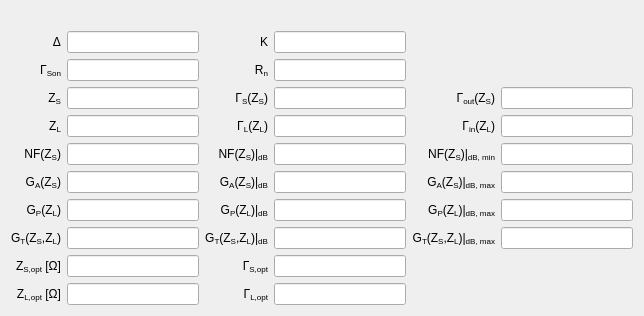
       <widget class="QWidget" name="layoutWidget">
        <property name="geometry">
         <rect>
          <x>420</x>
          <y>10</y>
          <width>644</width>
          <height>311</height>
         </rect>
        </property>
        <layout class="QGridLayout" name="gridLayout_7">
         <item row="10" column="0">
          <widget class="QLabel" name="label_248">
           <property name="text">
            <string>Z&lt;sub&gt;L,opt&lt;/sub&gt; [Ω]</string>
           </property>
           <property name="alignment">
            <set>Qt::AlignRight|Qt::AlignTrailing|Qt::AlignVCenter</set>
           </property>
          </widget>
         </item>
         <item row="7" column="2">
          <widget class="QLabel" name="label_259">
           <property name="text">
            <string>&lt;html&gt;&lt;head/&gt;&lt;body&gt;&lt;p&gt;G&lt;span style=&quot; vertical-align:sub;&quot;&gt;P&lt;/span&gt;(Z&lt;span style=&quot; vertical-align:sub;&quot;&gt;L&lt;/span&gt;)|&lt;span style=&quot; vertical-align:sub;&quot;&gt;dB&lt;/span&gt;&lt;/p&gt;&lt;/body&gt;&lt;/html&gt;</string>
           </property>
           <property name="alignment">
            <set>Qt::AlignRight|Qt::AlignTrailing|Qt::AlignVCenter</set>
           </property>
          </widget>
         </item>
         <item row="9" column="2">
          <widget class="QLabel" name="label_258">
           <property name="text">
            <string>Γ&lt;sub&gt;S,opt&lt;/sub&gt;</string>
           </property>
           <property name="alignment">
            <set>Qt::AlignRight|Qt::AlignTrailing|Qt::AlignVCenter</set>
           </property>
          </widget>
         </item>
         <item row="2" column="0">
          <widget class="QLabel" name="label_177">
           <property name="text">
            <string>&lt;html&gt;&lt;head/&gt;&lt;body&gt;&lt;p&gt;Γ&lt;span style=&quot; vertical-align:sub;&quot;&gt;Son&lt;/span&gt;&lt;/p&gt;&lt;/body&gt;&lt;/html&gt;</string>
           </property>
           <property name="alignment">
            <set>Qt::AlignRight|Qt::AlignTrailing|Qt::AlignVCenter</set>
           </property>
          </widget>
         </item>
         <item row="2" column="2">
          <widget class="QLabel" name="label_181">
           <property name="text">
            <string>R&lt;sub&gt;n&lt;/sub&gt;</string>
           </property>
           <property name="alignment">
            <set>Qt::AlignRight|Qt::AlignTrailing|Qt::AlignVCenter</set>
           </property>
          </widget>
         </item>
         <item row="5" column="0">
          <widget class="QLabel" name="label_4">
           <property name="text">
            <string>NF(Z&lt;sub&gt;S&lt;/sub&gt;)</string>
           </property>
           <property name="alignment">
            <set>Qt::AlignRight|Qt::AlignTrailing|Qt::AlignVCenter</set>
           </property>
          </widget>
         </item>
         <item row="4" column="4">
          <widget class="QLabel" name="label_261">
           <property name="text">
            <string>&lt;html&gt;&lt;head/&gt;&lt;body&gt;&lt;p&gt;Γ&lt;span style=&quot; vertical-align:sub;&quot;&gt;in&lt;/span&gt;(Z&lt;span style=&quot; vertical-align:sub;&quot;&gt;L&lt;/span&gt;)&lt;/p&gt;&lt;/body&gt;&lt;/html&gt;</string>
           </property>
           <property name="alignment">
            <set>Qt::AlignRight|Qt::AlignTrailing|Qt::AlignVCenter</set>
           </property>
          </widget>
         </item>
         <item row="6" column="0">
          <widget class="QLabel" name="label_249">
           <property name="text">
            <string>&lt;html&gt;&lt;head/&gt;&lt;body&gt;&lt;p&gt;G&lt;span style=&quot; vertical-align:sub;&quot;&gt;A&lt;/span&gt;(Z&lt;span style=&quot; vertical-align:sub;&quot;&gt;S&lt;/span&gt;)&lt;/p&gt;&lt;/body&gt;&lt;/html&gt;</string>
           </property>
           <property name="alignment">
            <set>Qt::AlignRight|Qt::AlignTrailing|Qt::AlignVCenter</set>
           </property>
          </widget>
         </item>
         <item row="3" column="2">
          <widget class="QLabel" name="label_246">
           <property name="text">
            <string>&lt;html&gt;&lt;head/&gt;&lt;body&gt;&lt;p&gt;Γ&lt;span style=&quot; vertical-align:sub;&quot;&gt;S&lt;/span&gt;(Z&lt;span style=&quot; vertical-align:sub;&quot;&gt;S&lt;/span&gt;)&lt;/p&gt;&lt;/body&gt;&lt;/html&gt;</string>
           </property>
           <property name="alignment">
            <set>Qt::AlignRight|Qt::AlignTrailing|Qt::AlignVCenter</set>
           </property>
          </widget>
         </item>
         <item row="0" column="1" colspan="3">
          <widget class="QLabel" name="label_31">
           <property name="maximumSize">
            <size>
             <width>16777215</width>
             <height>21</height>
            </size>
           </property>
           <property name="text">
            <string/>
           </property>
          </widget>
         </item>
         <item row="4" column="2">
          <widget class="QLabel" name="label_253">
           <property name="text">
            <string>&lt;html&gt;&lt;head/&gt;&lt;body&gt;&lt;p&gt;Γ&lt;span style=&quot; vertical-align:sub;&quot;&gt;L&lt;/span&gt;(Z&lt;span style=&quot; vertical-align:sub;&quot;&gt;L&lt;/span&gt;)&lt;/p&gt;&lt;/body&gt;&lt;/html&gt;</string>
           </property>
           <property name="alignment">
            <set>Qt::AlignRight|Qt::AlignTrailing|Qt::AlignVCenter</set>
           </property>
          </widget>
         </item>
         <item row="6" column="4">
          <widget class="QLabel" name="label">
           <property name="text">
            <string>&lt;html&gt;&lt;head/&gt;&lt;body&gt;&lt;p&gt;G&lt;span style=&quot; vertical-align:sub;&quot;&gt;A&lt;/span&gt;(Z&lt;span style=&quot; vertical-align:sub;&quot;&gt;S&lt;/span&gt;)|&lt;span style=&quot; vertical-align:sub;&quot;&gt;dB, max&lt;/span&gt;&lt;/p&gt;&lt;/body&gt;&lt;/html&gt;</string>
           </property>
           <property name="alignment">
            <set>Qt::AlignRight|Qt::AlignTrailing|Qt::AlignVCenter</set>
           </property>
          </widget>
         </item>
         <item row="4" column="0">
          <widget class="QLabel" name="label_244">
           <property name="text">
            <string>&lt;html&gt;&lt;head/&gt;&lt;body&gt;&lt;p&gt;Z&lt;span style=&quot; vertical-align:sub;&quot;&gt;L&lt;/span&gt;&lt;/p&gt;&lt;/body&gt;&lt;/html&gt;</string>
           </property>
           <property name="alignment">
            <set>Qt::AlignRight|Qt::AlignTrailing|Qt::AlignVCenter</set>
           </property>
          </widget>
         </item>
         <item row="10" column="2">
          <widget class="QLabel" name="label_251">
           <property name="text">
            <string>Γ&lt;sub&gt;L,opt&lt;/sub&gt;</string>
           </property>
           <property name="alignment">
            <set>Qt::AlignRight|Qt::AlignTrailing|Qt::AlignVCenter</set>
           </property>
          </widget>
         </item>
         <item row="7" column="0">
          <widget class="QLabel" name="label_255">
           <property name="text">
            <string>&lt;html&gt;&lt;head/&gt;&lt;body&gt;&lt;p&gt;G&lt;span style=&quot; vertical-align:sub;&quot;&gt;P&lt;/span&gt;(Z&lt;span style=&quot; vertical-align:sub;&quot;&gt;L&lt;/span&gt;)&lt;/p&gt;&lt;/body&gt;&lt;/html&gt;</string>
           </property>
           <property name="alignment">
            <set>Qt::AlignRight|Qt::AlignTrailing|Qt::AlignVCenter</set>
           </property>
          </widget>
         </item>
         <item row="5" column="4">
          <widget class="QLabel" name="label_6">
           <property name="text">
            <string>NF(Z&lt;sub&gt;S&lt;/sub&gt;)|&lt;sub&gt;dB, min&lt;/sub&gt;</string>
           </property>
           <property name="alignment">
            <set>Qt::AlignRight|Qt::AlignTrailing|Qt::AlignVCenter</set>
           </property>
          </widget>
         </item>
         <item row="7" column="4">
          <widget class="QLabel" name="label_2">
           <property name="text">
            <string>&lt;html&gt;&lt;head/&gt;&lt;body&gt;&lt;p&gt;G&lt;span style=&quot; vertical-align:sub;&quot;&gt;P&lt;/span&gt;(Z&lt;span style=&quot; vertical-align:sub;&quot;&gt;L&lt;/span&gt;)|&lt;span style=&quot; vertical-align:sub;&quot;&gt;dB, max&lt;/span&gt;&lt;/p&gt;&lt;/body&gt;&lt;/html&gt;</string>
           </property>
           <property name="alignment">
            <set>Qt::AlignRight|Qt::AlignTrailing|Qt::AlignVCenter</set>
           </property>
          </widget>
         </item>
         <item row="9" column="0">
          <widget class="QLabel" name="label_262">
           <property name="text">
            <string>Z&lt;sub&gt;S,opt&lt;/sub&gt; [Ω]</string>
           </property>
           <property name="alignment">
            <set>Qt::AlignRight|Qt::AlignTrailing|Qt::AlignVCenter</set>
           </property>
          </widget>
         </item>
         <item row="6" column="2">
          <widget class="QLabel" name="label_260">
           <property name="text">
            <string>&lt;html&gt;&lt;head/&gt;&lt;body&gt;&lt;p&gt;G&lt;span style=&quot; vertical-align:sub;&quot;&gt;A&lt;/span&gt;(Z&lt;span style=&quot; vertical-align:sub;&quot;&gt;S&lt;/span&gt;)|&lt;span style=&quot; vertical-align:sub;&quot;&gt;dB&lt;/span&gt;&lt;/p&gt;&lt;/body&gt;&lt;/html&gt;</string>
           </property>
           <property name="alignment">
            <set>Qt::AlignRight|Qt::AlignTrailing|Qt::AlignVCenter</set>
           </property>
          </widget>
         </item>
         <item row="3" column="0">
          <widget class="QLabel" name="label_243">
           <property name="text">
            <string>Z&lt;sub&gt;S&lt;/sub&gt;</string>
           </property>
           <property name="alignment">
            <set>Qt::AlignRight|Qt::AlignTrailing|Qt::AlignVCenter</set>
           </property>
          </widget>
         </item>
         <item row="8" column="4">
          <widget class="QLabel" name="label_3">
           <property name="text">
            <string>&lt;html&gt;&lt;head/&gt;&lt;body&gt;&lt;p&gt;G&lt;span style=&quot; vertical-align:sub;&quot;&gt;T&lt;/span&gt;(Z&lt;span style=&quot; vertical-align:sub;&quot;&gt;S&lt;/span&gt;,Z&lt;span style=&quot; vertical-align:sub;&quot;&gt;L&lt;/span&gt;)|&lt;span style=&quot; vertical-align:sub;&quot;&gt;dB, max&lt;/span&gt;&lt;/p&gt;&lt;/body&gt;&lt;/html&gt;</string>
           </property>
           <property name="alignment">
            <set>Qt::AlignRight|Qt::AlignTrailing|Qt::AlignVCenter</set>
           </property>
          </widget>
         </item>
         <item row="1" column="0">
          <widget class="QLabel" name="label_254">
           <property name="text">
            <string>Δ</string>
           </property>
           <property name="alignment">
            <set>Qt::AlignRight|Qt::AlignTrailing|Qt::AlignVCenter</set>
           </property>
          </widget>
         </item>
         <item row="5" column="2">
          <widget class="QLabel" name="label_5">
           <property name="text">
            <string>NF(Z&lt;sub&gt;S&lt;/sub&gt;)|&lt;sub&gt;dB&lt;/sub&gt;</string>
           </property>
           <property name="alignment">
            <set>Qt::AlignRight|Qt::AlignTrailing|Qt::AlignVCenter</set>
           </property>
          </widget>
         </item>
         <item row="1" column="2">
          <widget class="QLabel" name="label_247">
           <property name="text">
            <string>K</string>
           </property>
           <property name="alignment">
            <set>Qt::AlignRight|Qt::AlignTrailing|Qt::AlignVCenter</set>
           </property>
          </widget>
         </item>
         <item row="8" column="2">
          <widget class="QLabel" name="label_252">
           <property name="text">
            <string>&lt;html&gt;&lt;head/&gt;&lt;body&gt;&lt;p&gt;G&lt;span style=&quot; vertical-align:sub;&quot;&gt;T&lt;/span&gt;(Z&lt;span style=&quot; vertical-align:sub;&quot;&gt;S&lt;/span&gt;,Z&lt;span style=&quot; vertical-align:sub;&quot;&gt;L&lt;/span&gt;)|&lt;span style=&quot; vertical-align:sub;&quot;&gt;dB&lt;/span&gt;&lt;/p&gt;&lt;/body&gt;&lt;/html&gt;</string>
           </property>
           <property name="alignment">
            <set>Qt::AlignRight|Qt::AlignTrailing|Qt::AlignVCenter</set>
           </property>
          </widget>
         </item>
         <item row="3" column="4">
          <widget class="QLabel" name="label_263">
           <property name="text">
            <string>&lt;html&gt;&lt;head/&gt;&lt;body&gt;&lt;p&gt;Γ&lt;span style=&quot; vertical-align:sub;&quot;&gt;out&lt;/span&gt;(Z&lt;span style=&quot; vertical-align:sub;&quot;&gt;S&lt;/span&gt;)&lt;/p&gt;&lt;/body&gt;&lt;/html&gt;</string>
           </property>
           <property name="alignment">
            <set>Qt::AlignRight|Qt::AlignTrailing|Qt::AlignVCenter</set>
           </property>
          </widget>
         </item>
         <item row="8" column="0">
          <widget class="QLabel" name="label_256">
           <property name="text">
            <string>&lt;html&gt;&lt;head/&gt;&lt;body&gt;&lt;p&gt;G&lt;span style=&quot; vertical-align:sub;&quot;&gt;T&lt;/span&gt;(Z&lt;span style=&quot; vertical-align:sub;&quot;&gt;S&lt;/span&gt;,Z&lt;span style=&quot; vertical-align:sub;&quot;&gt;L&lt;/span&gt;)&lt;/p&gt;&lt;/body&gt;&lt;/html&gt;</string>
           </property>
           <property name="alignment">
            <set>Qt::AlignRight|Qt::AlignTrailing|Qt::AlignVCenter</set>
           </property>
          </widget>
         </item>
         <item row="1" column="1">
          <widget class="QLineEdit" name="D_box_2">
           <property name="readOnly">
            <bool>true</bool>
           </property>
          </widget>
         </item>
         <item row="2" column="1">
          <widget class="QLineEdit" name="gamma_s_on_box">
           <property name="readOnly">
            <bool>true</bool>
           </property>
          </widget>
         </item>
         <item row="3" column="1">
          <widget class="QLineEdit" name="ZS_box2">
           <property name="readOnly">
            <bool>true</bool>
           </property>
          </widget>
         </item>
         <item row="4" column="1">
          <widget class="QLineEdit" name="ZL_box2">
           <property name="readOnly">
            <bool>true</bool>
           </property>
          </widget>
         </item>
         <item row="5" column="1">
          <widget class="QLineEdit" name="textBrowser_4">
           <property name="readOnly">
            <bool>true</bool>
           </property>
          </widget>
         </item>
         <item row="6" column="1">
          <widget class="QLineEdit" name="GAdb_box2_7">
           <property name="readOnly">
            <bool>true</bool>
           </property>
          </widget>
         </item>
         <item row="7" column="1">
          <widget class="QLineEdit" name="GPdb_box2_8">
           <property name="readOnly">
            <bool>true</bool>
           </property>
          </widget>
         </item>
         <item row="8" column="1">
          <widget class="QLineEdit" name="GTdb_box2_7">
           <property name="readOnly">
            <bool>true</bool>
           </property>
          </widget>
         </item>
         <item row="9" column="1">
          <widget class="QLineEdit" name="textBrowser_8">
           <property name="readOnly">
            <bool>true</bool>
           </property>
          </widget>
         </item>
         <item row="10" column="1">
          <widget class="QLineEdit" name="textBrowser_7">
           <property name="readOnly">
            <bool>true</bool>
           </property>
          </widget>
         </item>
         <item row="1" column="3">
          <widget class="QLineEdit" name="k_box_4">
           <property name="readOnly">
            <bool>true</bool>
           </property>
          </widget>
         </item>
         <item row="2" column="3">
          <widget class="QLineEdit" name="rn_box_2">
           <property name="readOnly">
            <bool>true</bool>
           </property>
          </widget>
         </item>
         <item row="3" column="3">
          <widget class="QLineEdit" name="gamma_S_box">
           <property name="readOnly">
            <bool>true</bool>
           </property>
          </widget>
         </item>
         <item row="4" column="3">
          <widget class="QLineEdit" name="gamma_L_box">
           <property name="readOnly">
            <bool>true</bool>
           </property>
          </widget>
         </item>
         <item row="5" column="3">
          <widget class="QLineEdit" name="textBrowser_5">
           <property name="readOnly">
            <bool>true</bool>
           </property>
          </widget>
         </item>
         <item row="6" column="3">
          <widget class="QLineEdit" name="GAdb_box2_8">
           <property name="readOnly">
            <bool>true</bool>
           </property>
          </widget>
         </item>
         <item row="7" column="3">
          <widget class="QLineEdit" name="GPdb_box2_7">
           <property name="readOnly">
            <bool>true</bool>
           </property>
          </widget>
         </item>
         <item row="8" column="3">
          <widget class="QLineEdit" name="GTdb_box2_8">
           <property name="readOnly">
            <bool>true</bool>
           </property>
          </widget>
         </item>
         <item row="9" column="3">
          <widget class="QLineEdit" name="gamma_s_opt_box_5">
           <property name="readOnly">
            <bool>true</bool>
           </property>
          </widget>
         </item>
         <item row="10" column="3">
          <widget class="QLineEdit" name="gamma_L_opt_box_5">
           <property name="readOnly">
            <bool>true</bool>
           </property>
          </widget>
         </item>
         <item row="3" column="5">
          <widget class="QLineEdit" name="gamma_out_box_2">
           <property name="readOnly">
            <bool>true</bool>
           </property>
          </widget>
         </item>
         <item row="4" column="5">
          <widget class="QLineEdit" name="gamma_in_box_2">
           <property name="readOnly">
            <bool>true</bool>
           </property>
          </widget>
         </item>
         <item row="5" column="5">
          <widget class="QLineEdit" name="NFmindb_box_2">
           <property name="readOnly">
            <bool>true</bool>
           </property>
          </widget>
         </item>
         <item row="6" column="5">
          <widget class="QLineEdit" name="textBrowser_2">
           <property name="readOnly">
            <bool>true</bool>
           </property>
          </widget>
         </item>
         <item row="7" column="5">
          <widget class="QLineEdit" name="textBrowser">
           <property name="readOnly">
            <bool>true</bool>
           </property>
          </widget>
         </item>
         <item row="8" column="5">
          <widget class="QLineEdit" name="textBrowser_3">
           <property name="readOnly">
            <bool>true</bool>
           </property>
          </widget>
         </item>
        </layout>
       </widget>
